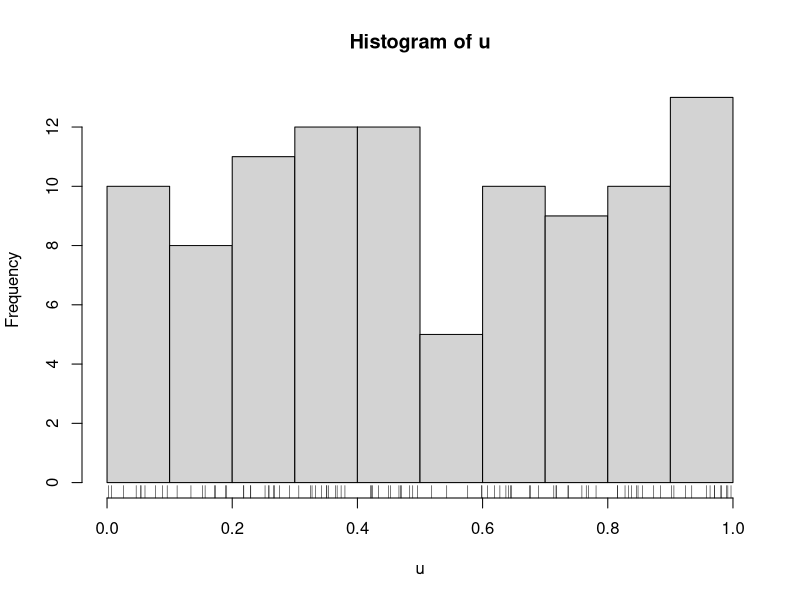
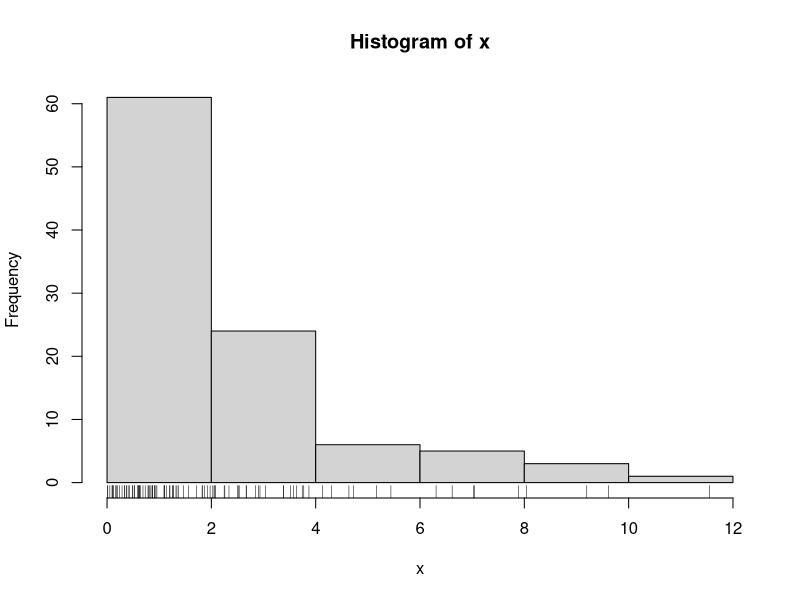
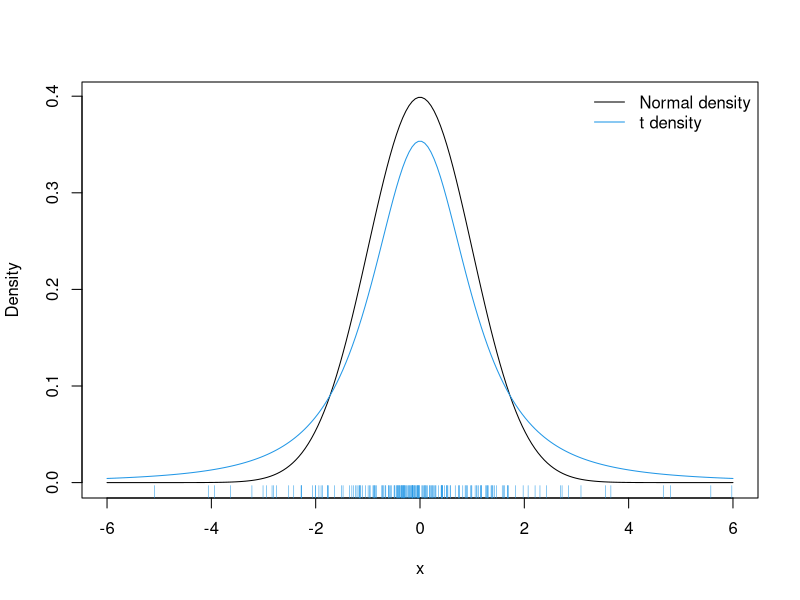
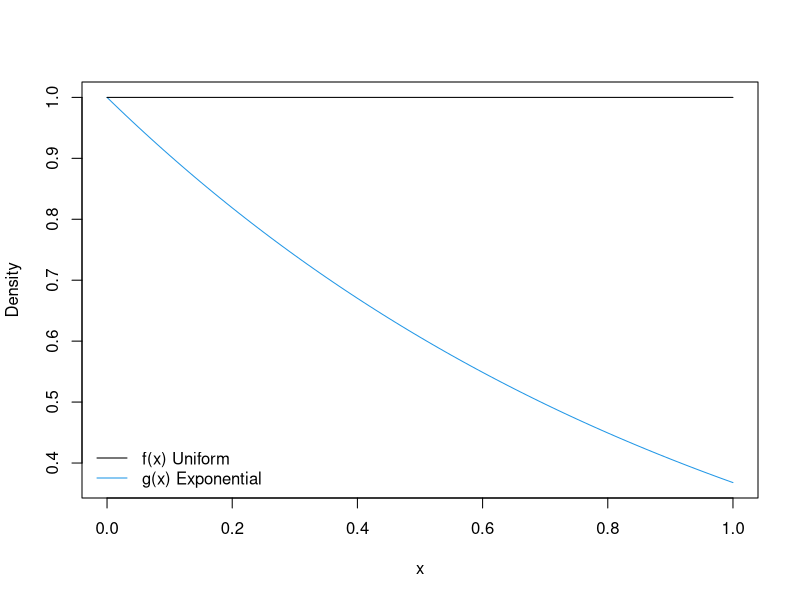
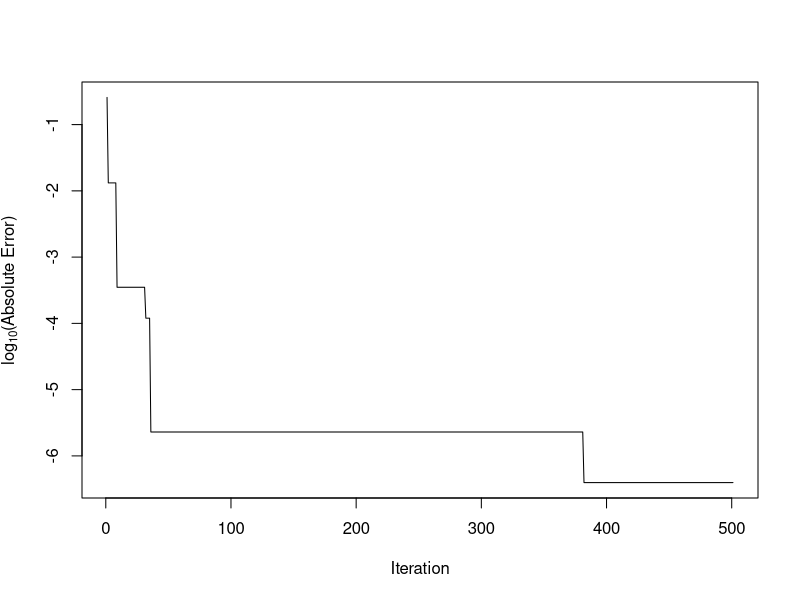

Generate these figures, in order, with R:
## ---- chunk 1
set.seed(2017-12-4)
u <- runif(100)
hist(u)
rug(u)
## ---- chunk 2
lambda <- 2  ## Exponential with mean 2
x <- -lambda * log(1 - u)
hist(x)
rug(x)
## ---- chunk 3
set.seed(2017-12-4)
curve(dnorm(x), -6, 6, xlab = "x", ylab = "Density", n = 200)
curve(dt(x, 2), -6, 6, add = TRUE, col = 4, n = 200)
legend("topright", c("Normal density", "t density"), 
       col = c(1, 4), bty = "n", lty = 1)
x <- rt(200, 2)
rug(x, col = 4)
## ---- chunk 4
curve(dexp(x, 1), 0, 1, col = 4, ylab = "Density")
segments(0, 1, 1, 1)
legend("bottomleft", c("f(x) Uniform", "g(x) Exponential"), lty = 1, col = c(1, 4), bty = "n")
## ---- chunk 5
set.seed(2017-12-04)
N <- 500
y_tilde <- numeric(N)  ## Binary accept/reject for "true" algorithm
y <- numeric(N)        ## Binary accept/reject for ESUP
log_c_true <- dnorm(1, log = TRUE) - dt(1, 2, log = TRUE)
log_chat <- numeric(N + 1)
log_chat[1] <- log(1.0001)  ## Starting c value
for(i in seq_len(N)) {
        u <- runif(1)
        x <- rt(1, 2)
        r_true <- dnorm(x, log = TRUE) - dt(x, 2, log = TRUE) - log_c_true
        rhat <- dnorm(x, log = TRUE) - dt(x, 2, log = TRUE) - log_chat[i]
        y_tilde[i] <- log(u) <= r_true
        y[i] <- log(u) <= rhat
        log_chat[i+1] <- max(log_chat[i], 
                             dnorm(x, log = TRUE) - dt(x, 2, log = TRUE))
}
## ---- chunk 6
c_true <- exp(log_c_true)
chat <- exp(log_chat)
plot(log10(abs(chat - c_true)), type = "l",
     xlab = "Iteration", ylab = expression(paste(log[10], "(Absolute Error)")))

